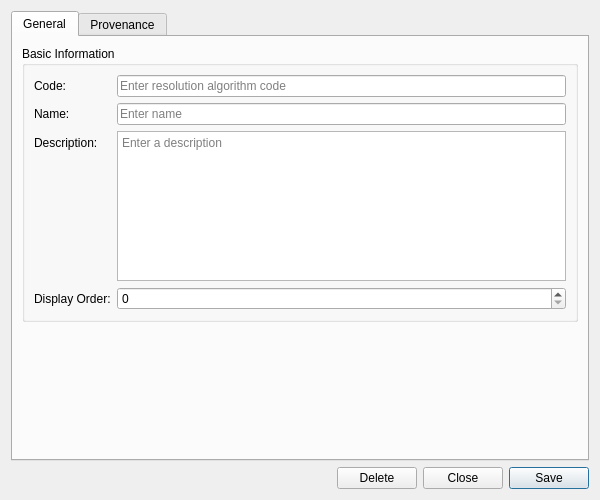
<?xml version="1.0" encoding="UTF-8"?>
<ui version="4.0">
 <class>TenorResolutionAlgorithmDetailDialog</class>
 <widget class="QWidget" name="TenorResolutionAlgorithmDetailDialog">
  <property name="geometry">
   <rect>
    <x>0</x>
    <y>0</y>
    <width>600</width>
    <height>500</height>
   </rect>
  </property>
  <property name="sizePolicy">
   <sizepolicy hsizetype="Preferred" vsizetype="Preferred">
    <horstretch>0</horstretch>
    <verstretch>0</verstretch>
   </sizepolicy>
  </property>
  <property name="minimumSize">
   <size>
    <width>600</width>
    <height>500</height>
   </size>
  </property>
  <property name="windowTitle">
   <string>Tenor Resolution Algorithm Details</string>
  </property>
  <layout class="QVBoxLayout" name="verticalLayout">
   <item>
    <widget class="QTabWidget" name="tabWidget">
     <property name="currentIndex"><number>0</number></property>
     <widget class="QWidget" name="generalTab">
      <attribute name="title"><string>General</string></attribute>
      <layout class="QVBoxLayout" name="generalLayout">
       <item>
        <widget class="QGroupBox" name="basicInfoGroup">
         <property name="title">
          <string>Basic Information</string>
         </property>
         <layout class="QFormLayout" name="formLayout">
          <item row="0" column="0">
           <widget class="QLabel" name="labelCode">
            <property name="text">
             <string>Code:</string>
            </property>
           </widget>
          </item>
          <item row="0" column="1">
           <widget class="QLineEdit" name="codeEdit">
            <property name="placeholderText">
             <string>Enter resolution algorithm code</string>
            </property>
            <property name="readOnly">
             <bool>true</bool>
            </property>
           </widget>
          </item>
          <item row="1" column="0">
           <widget class="QLabel" name="labelName">
            <property name="text">
             <string>Name:</string>
            </property>
           </widget>
          </item>
          <item row="1" column="1">
           <widget class="QLineEdit" name="nameEdit">
            <property name="placeholderText">
             <string>Enter name</string>
            </property>
           </widget>
          </item>
          <item row="2" column="0">
           <widget class="QLabel" name="labelDescription">
            <property name="text">
             <string>Description:</string>
            </property>
           </widget>
          </item>
          <item row="2" column="1">
           <widget class="QPlainTextEdit" name="descriptionEdit">
            <property name="minimumSize">
             <size>
              <width>0</width>
              <height>80</height>
             </size>
            </property>
            <property name="maximumSize">
             <size>
              <width>16777215</width>
              <height>150</height>
             </size>
            </property>
            <property name="placeholderText">
             <string>Enter a description</string>
            </property>
           </widget>
          </item>
          <item row="3" column="0">
           <widget class="QLabel" name="labelDisplayOrder">
            <property name="text">
             <string>Display Order:</string>
            </property>
           </widget>
          </item>
          <item row="3" column="1">
           <widget class="QSpinBox" name="displayOrderEdit">
            <property name="minimum">
             <number>0</number>
            </property>
            <property name="maximum">
             <number>9999</number>
            </property>
           </widget>
          </item>
         </layout>
        </widget>
       </item>
       <item>
        <spacer name="verticalSpacer">
         <property name="orientation">
          <enum>Qt::Vertical</enum>
         </property>
         <property name="sizeHint" stdset="0">
          <size>
           <width>20</width>
           <height>40</height>
          </size>
         </property>
        </spacer>
       </item>
      </layout>
     </widget>
     <widget class="QWidget" name="provenanceTab">
      <attribute name="title"><string>Provenance</string></attribute>
      <layout class="QVBoxLayout" name="provenanceTabLayout">
       <item>
        <widget class="ores::qt::ProvenanceWidget" name="provenanceWidget" native="true"/>
       </item>
      </layout>
     </widget>
    </widget>
   </item>
   <item>
    <layout class="QHBoxLayout" name="buttonLayout">
     <item>
      <spacer name="horizontalSpacer">
       <property name="orientation">
        <enum>Qt::Horizontal</enum>
       </property>
       <property name="sizeHint" stdset="0">
        <size>
         <width>40</width>
         <height>20</height>
        </size>
       </property>
      </spacer>
     </item>
     <item>
      <widget class="QPushButton" name="deleteButton">
       <property name="text">
        <string>Delete</string>
       </property>
      </widget>
     </item>
     <item>
      <widget class="QPushButton" name="closeButton">
       <property name="text">
        <string>Close</string>
       </property>
      </widget>
     </item>
     <item>
      <widget class="QPushButton" name="saveButton">
       <property name="text">
        <string>Save</string>
       </property>
       <property name="default">
        <bool>true</bool>
       </property>
      </widget>
     </item>
    </layout>
   </item>
  </layout>
 </widget>
 <customwidgets>
  <customwidget>
   <class>ores::qt::ProvenanceWidget</class>
   <extends>QWidget</extends>
   <header>ores.qt/ProvenanceWidget.hpp</header>
  </customwidget>
 </customwidgets>
 <resources/>
 <connections/>
</ui>
